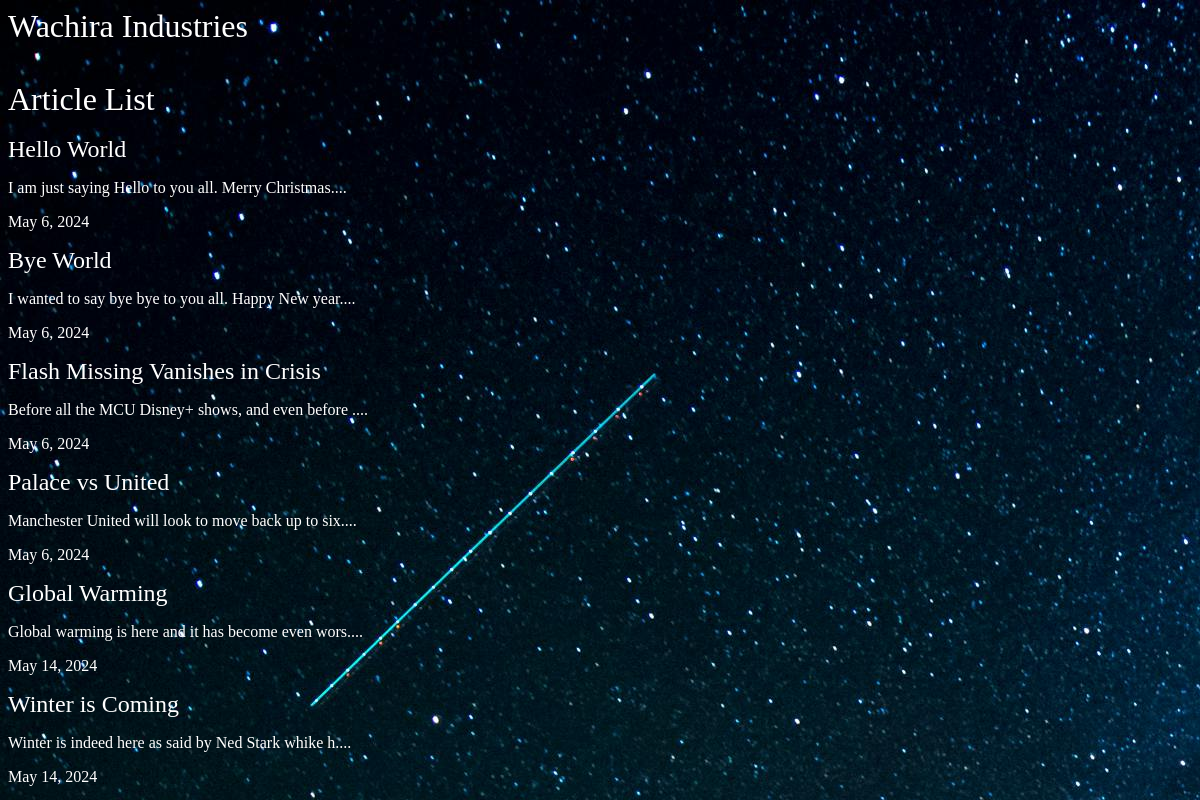
/app1/articles/, run on the app's committed database.
### app1/models.py (models this page shows, shortened)
class Article(models.Model):
    title = models.CharField(max_length=70)
    body = models.TextField()
    date_published = models.DateField(auto_now_add=True)
    slug = models.SlugField(unique=True)  # Add a slug field
    thumb = models.ImageField(default='default.jpg',blank=True)
    def snippet(self):
        return self.body[:50] + "...."

### app1/views.py (the view)
# urls.py: path('articles/', views.articles, name="list"),
def articles(request):
    article = Article.objects.all().order_by('date_published')
    return render(request, 'articles/articles.html', {'article': article})

### app1/templates/articles/articles.html
{% extends 'base_layout.html' %}
{%block content%}
    <br>
    <h1>Article List</h1>
    <br>
    <div class = "article" >
        {% for articles in article%}
        <div class="articles">
            <h2><a href="{% url 'app1:article_detail' articles.slug%}">{{articles.title}}</a></h2>
            <p>{{articles.snippet}}</p>
            <p>{{articles.date_published}}</p>
        </div>
        {% endfor %}
    </div>
{%endblock%}

### assets/style.css (style rules this page uses)
body { background-color: #0f121f; background-image: url('stars.jpg'); background-repeat: no-repeat; color: #fff; }
body * { font-family: Ubuntu; }
h1,h2,h3,h4,h5 { font-weight: normal; margin: 0; }
a, a:hover, a:visited { color: #fff; text-decoration: none; }

### data on the page
Article: title "Hello World", snippet "I am just saying Hello to you all. Merry Christmas....", date_published "May 6, 2024"
Article: title "Bye World", snippet "I wanted to say bye bye to you all. Happy New year....", date_published "May 6, 2024"
Article: title "Flash Missing Vanishes in Crisis", snippet "Before all the MCU Disney+ shows, and even before ....", date_published "May 6, 2024"
Article: title "Palace vs United", snippet "Manchester United will look to move back up to six....", date_published "May 6, 2024"
Article: title "Global Warming", snippet "Global warming is here and it has become even wors....", date_published "May 14, 2024"
Article: title "Winter is Coming", snippet "Winter is indeed here as said by Ned Stark whike h....", date_published "May 14, 2024"
